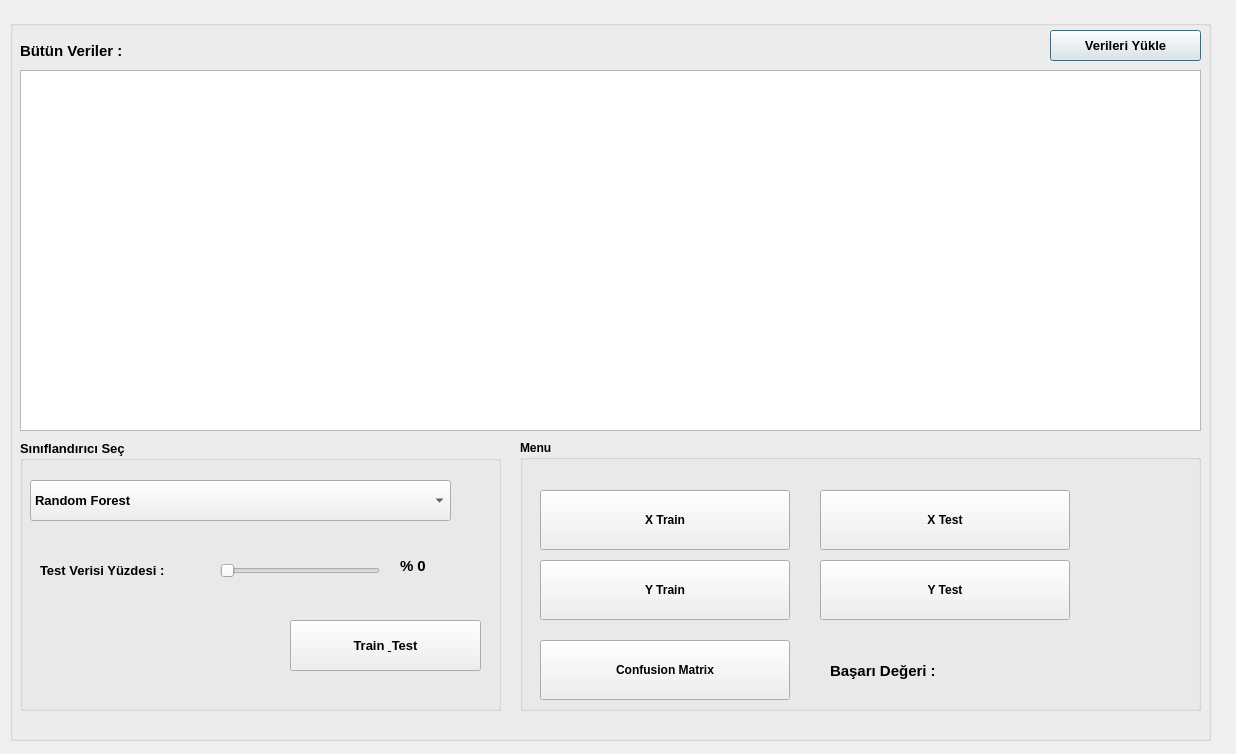
<?xml version="1.0" encoding="UTF-8"?>
<ui version="4.0">
 <class>Dialog</class>
 <widget class="QDialog" name="Dialog">
  <property name="geometry">
   <rect>
    <x>0</x>
    <y>0</y>
    <width>1236</width>
    <height>754</height>
   </rect>
  </property>
  <property name="windowTitle">
   <string>Turkish Sign Language Offline Test -</string>
  </property>
  <widget class="QGroupBox" name="groupBox_26">
   <property name="geometry">
    <rect>
     <x>10</x>
     <y>20</y>
     <width>1201</width>
     <height>721</height>
    </rect>
   </property>
   <property name="font">
    <font>
     <weight>75</weight>
     <bold>true</bold>
    </font>
   </property>
   <property name="title">
    <string/>
   </property>
   <widget class="QPushButton" name="btn_dosyaYukle3">
    <property name="geometry">
     <rect>
      <x>1040</x>
      <y>10</y>
      <width>151</width>
      <height>31</height>
     </rect>
    </property>
    <property name="font">
     <font>
      <pointsize>10</pointsize>
     </font>
    </property>
    <property name="text">
     <string>Verileri Yükle</string>
    </property>
   </widget>
   <widget class="QLabel" name="label_4">
    <property name="geometry">
     <rect>
      <x>10</x>
      <y>20</y>
      <width>151</width>
      <height>21</height>
     </rect>
    </property>
    <property name="font">
     <font>
      <pointsize>11</pointsize>
     </font>
    </property>
    <property name="text">
     <string>Bütün Veriler :</string>
    </property>
   </widget>
   <widget class="QTableWidget" name="table_all_data">
    <property name="geometry">
     <rect>
      <x>10</x>
      <y>50</y>
      <width>1181</width>
      <height>361</height>
     </rect>
    </property>
   </widget>
   <widget class="QGroupBox" name="gb_classification">
    <property name="geometry">
     <rect>
      <x>10</x>
      <y>420</y>
      <width>481</width>
      <height>271</height>
     </rect>
    </property>
    <property name="font">
     <font>
      <pointsize>10</pointsize>
     </font>
    </property>
    <property name="title">
     <string>Sınıflandırıcı Seç</string>
    </property>
    <widget class="QComboBox" name="cb_classificier">
     <property name="geometry">
      <rect>
       <x>10</x>
       <y>40</y>
       <width>421</width>
       <height>41</height>
      </rect>
     </property>
     <item>
      <property name="text">
       <string>Random Forest</string>
      </property>
     </item>
     <item>
      <property name="text">
       <string>Neural Network</string>
      </property>
     </item>
     <item>
      <property name="text">
       <string>Gausian Navie Bayes</string>
      </property>
     </item>
     <item>
      <property name="text">
       <string>Support Vector Machine</string>
      </property>
     </item>
     <item>
      <property name="text">
       <string>Decision Tree</string>
      </property>
     </item>
    </widget>
    <widget class="QPushButton" name="btn_split">
     <property name="geometry">
      <rect>
       <x>270</x>
       <y>180</y>
       <width>191</width>
       <height>51</height>
      </rect>
     </property>
     <property name="text">
      <string>Train &amp; Test</string>
     </property>
    </widget>
    <widget class="QLabel" name="label">
     <property name="geometry">
      <rect>
       <x>20</x>
       <y>110</y>
       <width>171</width>
       <height>41</height>
      </rect>
     </property>
     <property name="text">
      <string>Test Verisi Yüzdesi :</string>
     </property>
    </widget>
    <widget class="QSlider" name="hs_test_value">
     <property name="geometry">
      <rect>
       <x>200</x>
       <y>120</y>
       <width>160</width>
       <height>22</height>
      </rect>
     </property>
     <property name="orientation">
      <enum>Qt::Horizontal</enum>
     </property>
    </widget>
    <widget class="QLabel" name="lbl_hs_value">
     <property name="geometry">
      <rect>
       <x>380</x>
       <y>100</y>
       <width>61</width>
       <height>51</height>
      </rect>
     </property>
     <property name="font">
      <font>
       <pointsize>11</pointsize>
      </font>
     </property>
     <property name="text">
      <string>% 0</string>
     </property>
    </widget>
   </widget>
   <widget class="QGroupBox" name="gb_menu">
    <property name="geometry">
     <rect>
      <x>510</x>
      <y>420</y>
      <width>681</width>
      <height>271</height>
     </rect>
    </property>
    <property name="title">
     <string>Menu</string>
    </property>
    <widget class="QPushButton" name="btn_confusion">
     <property name="geometry">
      <rect>
       <x>20</x>
       <y>200</y>
       <width>250</width>
       <height>60</height>
      </rect>
     </property>
     <property name="text">
      <string>Confusion Matrix</string>
     </property>
    </widget>
    <widget class="QPushButton" name="pb_x_test">
     <property name="geometry">
      <rect>
       <x>300</x>
       <y>50</y>
       <width>250</width>
       <height>60</height>
      </rect>
     </property>
     <property name="text">
      <string>X Test</string>
     </property>
    </widget>
    <widget class="QPushButton" name="pb_x_train">
     <property name="geometry">
      <rect>
       <x>20</x>
       <y>50</y>
       <width>250</width>
       <height>60</height>
      </rect>
     </property>
     <property name="text">
      <string>X Train</string>
     </property>
    </widget>
    <widget class="QPushButton" name="pb_y_test">
     <property name="geometry">
      <rect>
       <x>300</x>
       <y>120</y>
       <width>250</width>
       <height>60</height>
      </rect>
     </property>
     <property name="text">
      <string>Y Test</string>
     </property>
    </widget>
    <widget class="QPushButton" name="pb_y_train">
     <property name="geometry">
      <rect>
       <x>20</x>
       <y>120</y>
       <width>250</width>
       <height>60</height>
      </rect>
     </property>
     <property name="text">
      <string>Y Train</string>
     </property>
    </widget>
    <widget class="QLabel" name="lbl_basari">
     <property name="geometry">
      <rect>
       <x>310</x>
       <y>220</y>
       <width>341</width>
       <height>21</height>
      </rect>
     </property>
     <property name="font">
      <font>
       <pointsize>11</pointsize>
      </font>
     </property>
     <property name="text">
      <string>Başarı Değeri : </string>
     </property>
    </widget>
   </widget>
  </widget>
 </widget>
 <resources/>
 <connections/>
</ui>
